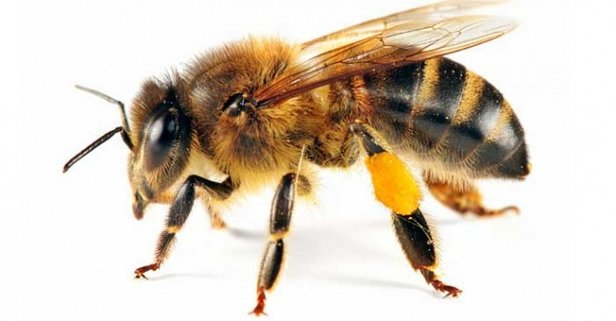
#> input picture Inverter/ari.jpg, 616 x 321 px
$ python main.py
#> lines starting #> are read from the running program, lines starting #| are printed output that depends on the picture
import cv2
import numpy as np


# NURULLAH KARDAŞ 02200201023
img=cv2.imread("ari.jpg",0)
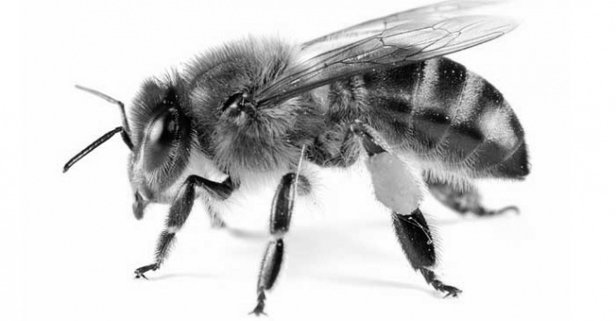
#> img: shape (321, 616); min 0, max 255, mean 207.4
cv2.imshow("not inverter",img)
h=img.shape[0]
#> h = 321
w=img.shape[1]
#> w = 616
img2 = np.zeros([h,w],dtype=np.uint8)

for i in range(h):
    for j in range(w):
        img2[i,j] = 255 - img[i,j]
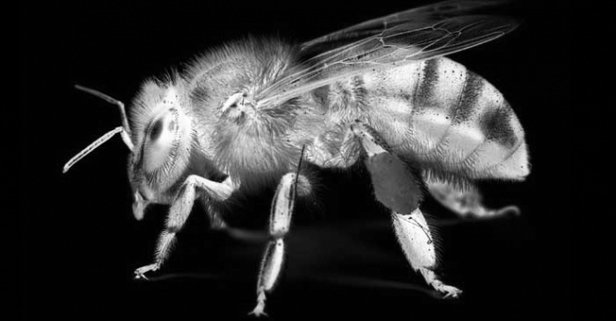
#> img2: shape (321, 616); min 0, max 255, mean 47.6

cv2.imshow("inverter",img2)
cv2.waitKey()
